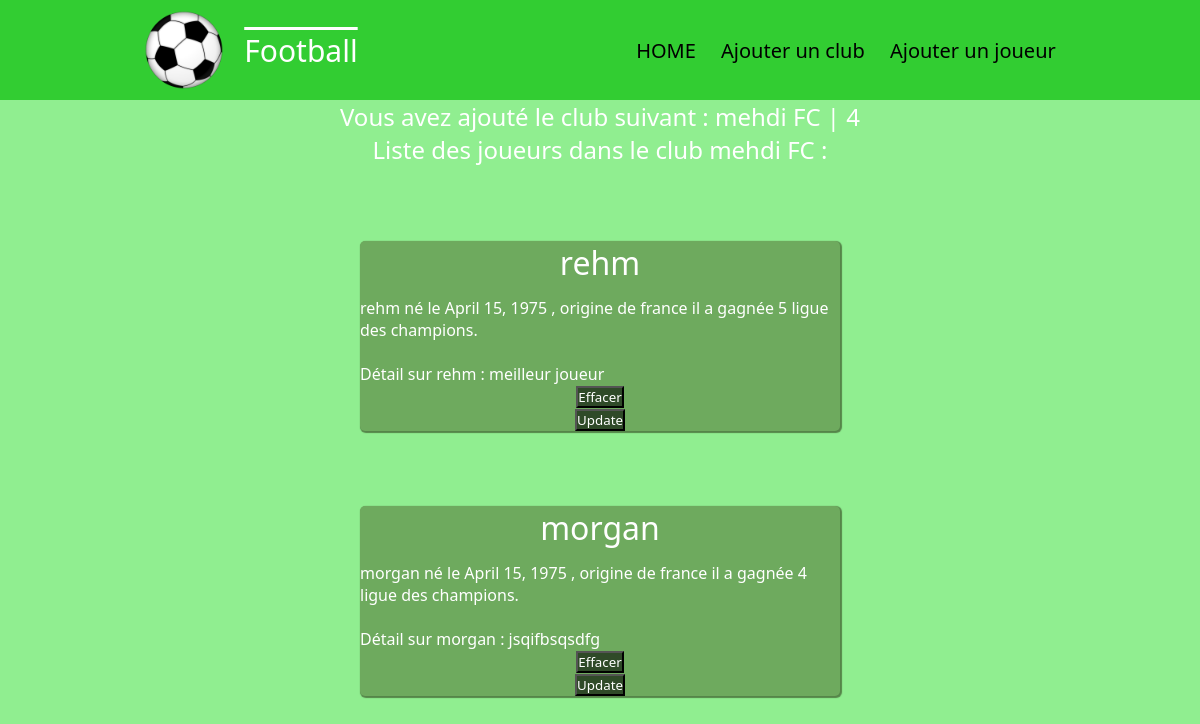
The app's page /football/affiche/4/ with its own data.
### football/models.py (models this page shows, shortened)
class Club(models.Model): #déclare la classe Livre héritant de la classe Model, classede base des modèles
    nom_club = models.CharField(max_length=100) # défini un champs de type texte de 100 caractères maximum
    pays_club = models.CharField(max_length = 100)
    date_parution_club = models.DateField(blank = True, null = True) # champs de type date,pouvant être null ou ne pas être rempli
    nombre_LDC = models.IntegerField(blank = False) # champs de type entier devant être obligatoirement rempli
    resume = models.TextField(null = True, blank = True) # champs de type text long
    def __str__(self):
        chaine = f"{self.nom_club}"
        return chaine

class Joueur(models.Model):
    nom_joueur = models.CharField(max_length=100)  # défini un champs de type texte de 100 caractères maximum
    pays_joueur = models.CharField(max_length=100)
    date_naissance_joueur = models.DateField(blank=True, null=True)  # champs de type date,pouvant être null ou ne pas être rempli
    nombre_LDC = models.IntegerField(blank=False)  # champs de type entier devant être obligatoirement rempli
    resume = models.TextField(null=True, blank=True)  # champs de type text long
    club = models.ForeignKey(Club, on_delete=models.CASCADE,default= None, null=True)

### football/views.py (the view)
# urls.py: path('affiche/<int:id>/',views.affiche),
def affiche(request, id):
    club = models.Club.objects.get(pk=id)
    joueur = models.Joueur.objects.filter(club_id=id)
    return render(request,"football/affiche.html",{"club": club,"joueur": joueur})

### football/templates/football/affiche.html (shortened to what this page needs)
{% extends "football/main.html" %}
{% block content %}
<h2> Vous avez ajouté le club suivant : {{club}} | {{club.id}} </h2>
<h2> Liste des joueurs dans le club {{club}} : </h2>
{% for j in joueur %}
<ul class="ul-list">
    <h1 style="margin-bottom:13px;">{{j.nom_joueur}}</h1>
    {{j.nom_joueur}} né le {{j.date_naissance_joueur}} , origine de {{j.pays_joueur}} il a gagnée {{j.nombre_LDC}} ligue des champions.<br><br>
    Détail sur {{j.nom_joueur}} :
    {{j.resume}}
     <a href="/football/delete2/{{j.id}}"><button>Effacer</button></a> <a href="/football/update2/{{j.id}}"><button>Update</button></a></li>
</ul>
{% endfor %}
{% endblock %}

### football/templates/football/main.html (shortened to what this page needs)
<!DOCTYPE html>
<html lang="en">
<head>
    {% load static %}
    <link href="{% static 'main.css' %}" rel="stylesheet">
</head>
<body>
<nav class="navbar">
    <div class="image">
    <img src="/static/ballon.png">
    <div class="football">
        Football
    </div>
        </div>
    <ul class="nav-list" id="list">
 <li class="list-item"><a href="/football/">HOME</a></li>
 <li class="list-item"><a href="/football/ajout/">Ajouter un club</a></li>
<li class="list-item"><a href="/football/ajout2/">Ajouter un joueur</a></li>
    </ul>
</nav>
{% block content %}
{% endblock %}
</body>
</html>

### football/static/main.css (style rules this page uses)
* { box-sizing:border-box; padding:0; margin:0; font-weight:1; color:white; cursor: wait; }
body { background-color:#90EE90;font-family:system-ui,arial;display:flex;align-items:center;flex-direction:column; }
.football { text-decoration:overline;font-size:30px; }
.navbar { background-color:#32CD32; display:flex; justify-content:space-around; align-items:center; font-size:20px; width:100vw; }
.nav-list { list-style-type:none; }
.nav-list .list-item { display:inline-block; padding:20px 10px; }
.navbar a { color:black; text-decoration:none; transition:0.5s; }
li { list-style-type:none; padding:7px; }
input[type=submit],button { background:#2f4a28; font-family:system-ui,arial; }
img { width:80px; transition:15s linear; margin:10px; margin-right:20px; }
.image { display:flex; align-items:center; }
.ul-list { background-color:#6eaa5e; display:flex; justify-content:center; flex-direction:column; align-items:center; margin-top:75px; width:40vw; border-radius:5px; box-shadow:1px 1px 1px 1px #558549; }

### records on screen
Club: nom_club "mehdi FC", id "4"
Joueur: nom_joueur "rehm", date_naissance_joueur "April 15, 1975", pays_joueur "france", nombre_LDC "5", resume "meilleur joueur"
Joueur: nom_joueur "morgan", date_naissance_joueur "April 15, 1975", pays_joueur "france", nombre_LDC "4", resume "jsqifbsqsdfg"
